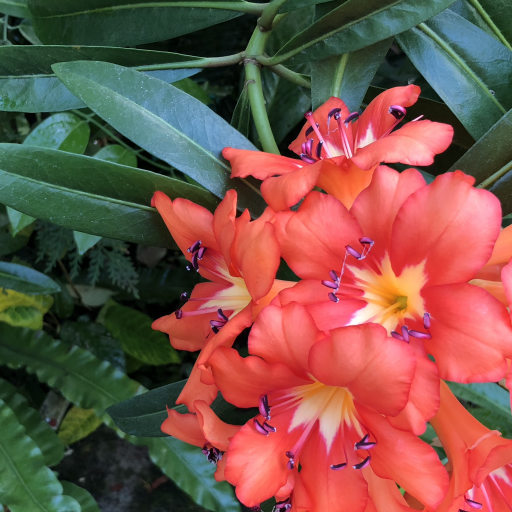
#> input picture assignment2/assignment2/assignment2_code/1.bmp, 512 x 512 px
$ python assignment2_3.py
#> lines starting #> are read from the running program, lines starting #| are printed output that depends on the picture
"""
This code uses RGB2YUV, DCT, quantization, zigzag, running length coding to compress the image (8x8 block size, JPEG compression).
Huffman coding is not included in this demo.
You can find a more comprehensive JPEG compression at: https://github.com/ghallak/jpeg-python

... are the positions you need to fill.
"""

import numpy as np
import os
from PIL import Image
import cv2

# Introduce to the usage of 'class':
# https://towardsdatascience.com/enhance-your-python-project-code-with-classes-5a19d0e9f841
class KJPEG:
    def __init__(self):
        # generate the dct matrix
        self.__dctA = np.zeros(shape=(8, 8))
        for i in range(8):
            c = 0
            if i == 0:
                c = np.sqrt(1 / 8)
            else:
                c = np.sqrt(2 / 8)
            for j in range(8):
                self.__dctA[i, j] = c * np.cos(np.pi * i * (2 * j + 1) / (2 * 8))

#####################################################################################################################
        # luminance quantization table, change it to control the compression ratio
        # (note: the low-frequency is more important for image content.)
        self.__lq = np.array([
            16, 11, 10, 16, 24, 40, 51, 61,
            12, 12, 14, 19, 26, 58, 60, 55,
            14, 13, 16, 24, 40, 57, 69, 56,
            14, 17, 22, 29, 51, 87, 80, 62,
            18, 22, 37, 56, 68, 109, 103, 77,
            24, 35, 55, 64, 81, 104, 113, 92,
            49, 64, 78, 87, 103, 121, 120, 101,
            72, 92, 95, 98, 112, 100, 103, 99,
        ])

        # self.__lq = np.array([
        #     32, 22, 20, 32, 48, 80, 102, 122,
        #     24, 24, 28, 38, 52, 116, 120, 110,
        #     28, 26, 32, 48, 80, 114, 138, 112,
        #     28, 34, 44, 58, 102, 174, 160, 124,
        #     36, 44, 74, 112, 136, 218, 206, 154,
        #     48, 70, 110, 128, 162, 208, 226, 184,
        #     98, 128, 156, 174, 206, 242, 240, 202,
        #     144, 184, 190, 196, 224, 200, 206, 198,
        # ])

        # chrom quantization table, change it to control the compression ratio
        # (note: the low-frequency is more important for image content.)
        self.__cq = np.array([
            17, 18, 24, 47, 99, 99, 99, 99,
            18, 21, 26, 66, 99, 99, 99, 99,
            24, 26, 56, 99, 99, 99, 99, 99,
            47, 66, 99, 99, 99, 99, 99, 99,
            99, 99, 99, 99, 99, 99, 99, 99,
            99, 99, 99, 99, 99, 99, 99, 99,
            99, 99, 99, 99, 99, 99, 99, 99,
            99, 99, 99, 99, 99, 99, 99, 99,
        ])

        # self.__cq = np.array([
        #     34, 36, 48, 94, 198, 198, 198, 198,
        #     36, 42, 52, 132, 198, 198, 198, 198,
        #     48, 52, 112, 198, 198, 198, 198, 198,
        #     94, 132, 198, 198, 198, 198, 198, 198,
        #     198, 198, 198, 198, 198, 198, 198, 198,
        #     198, 198, 198, 198, 198, 198, 198, 198,
        #     198, 198, 198, 198, 198, 198, 198, 198,
        #     198, 198, 198, 198, 198, 198, 198, 198,
        # ])
#####################################################################################################################

        self.__lt = 0  # tag, represent luminance
        self.__ct = 1  # tag, represent chrom

        # the pixel index used to construct a new zigzag-scanned array.
        # for convinent, indexs are pre-computed and given below.
        self.__zigzag_index = np.array([
            0, 1, 8, 16, 9, 2, 3, 10,
            17, 24, 32, 25, 18, 11, 4, 5,
            12, 19, 26, 33, 40, 48, 41, 34,
            27, 20, 13, 6, 7, 14, 21, 28,
            35, 42, 49, 56, 57, 50, 43, 36,
            29, 22, 15, 23, 30, 37, 44, 51,
            58, 59, 52, 45, 38, 31, 39, 46,
            53, 60, 61, 54, 47, 55, 62, 63
        ])

        self.__izigzag_index = np.array([
            0, 1, 5, 6, 14, 15, 27, 28,
            2, 4, 7, 13, 16, 26, 29, 42,
            3, 8, 12, 17, 25, 30, 41, 43,
            9, 11, 18, 24, 31, 40, 44, 53,
            10, 19, 23, 32, 39, 45, 52, 54,
            20, 22, 33, 38, 46, 41, 55, 60,
            21, 34, 37, 47, 50, 56, 59, 61,
            35, 36, 48, 49, 57, 58, 62, 63
        ])

    # RGB to YUV
    def __Rgb2Yuv(self, r, g, b):
        y = 0.299 * r + 0.587 * g + 0.114 * b
        u = -0.1687 * r - 0.3313 * g + 0.5 * b + 128
        v = 0.5 * r - 0.419 * g - 0.081 * b + 128
        return y, u, v

    # image padding, cannot be divided by 8.
    def __Fill(self, matrix):
        fh, fw = 0, 0
        if self.height % 8 != 0:
            fh = 8 - self.height % 8
        if self.width % 8 != 0:
            fw = 8 - self.width % 8
        matrix_padded = np.pad(matrix, ((0, fh), (0, fw)), 'constant', constant_values=(0, 0))
        return matrix_padded

    def __Encode(self, matrix, tag):
        """
        :param matrix:  Y or U or V
        :param tag: luminance (0) or chrom (1)
        :return:
        """
        matrix = self.__Fill(matrix)
        height, width = matrix.shape

        shape = (height // 8, width // 8, 8, 8)
        blocks = np.zeros(shape)

        # large image to small blocks
        for i in range(0, height, 8):
            for j in range(0, width, 8):
                try:
                    block_index += 1
                except NameError:
                    block_index = 0
                block = matrix[i:i+8, j:j+8]
                blocks[i//8, j//8, :, :] = block

        # strides = matrix.itemsize * np.array([width * 8, 8, width, 1])
        # blocks1 = np.lib.stride_tricks.as_strided(matrix, shape=shape, strides=strides)

        res = []  # store the results after DCT and quantization.
        for i in range(height // 8):
            for j in range(width // 8):
                res.append(self.__Quantize(self.__Dct(blocks[i, j]).reshape(64), tag))
        return res

    def __Dct(self, block):
        # DCT transform, not required
        block_DCT = np.dot(self.__dctA, block)
        block_DCT = np.dot(block_DCT, np.transpose(self.__dctA))
        return block_DCT

#####################################################################################################################
    # please implement quantization
    def __Quantize(self, block, tag):
        if tag == self.__lt:  # for luminance
            # block_quantize = np.round(...) # quantize the block using pre-defined self.__lq, block_quantize has the same shape as block.
            block_quantize = np.round(block / self.__lq).reshape(8, 8)
        elif tag == self.__ct:  # for chrom
            # block_quantize = np.round(...)  # quantize the block using pre-defined self.__cq, block_quantize has the same shape as block.
            block_quantize = np.round(block / self.__cq).reshape(8, 8)
        return block_quantize
#####################################################################################################################

#####################################################################################################################
    def __ZigZag(self, blocks):
        # the motivation of zigzag is to rearrange the pixel positions for better compression (running length coding)
        num_blocks = len(blocks)
        blocks_zigzag = []
        for i in range(num_blocks):
            block = blocks[i]   # block is a reshaped array: 8x8 --> 64
            # block_zigzag = ...  # please scan with zigzag order using pre-defined self.__zigzag_index. block_zigzag has the same shape as block.
            block_zigzag = np.array([block.ravel()[self.__zigzag_index].reshape(8, 8)])
            blocks_zigzag.append(block_zigzag)
        blocks_zigzag = np.array(blocks_zigzag).flatten()
        return blocks_zigzag.tolist()
#####################################################################################################################

    def __Rle(self, blist):
        # Not required, running length coding.
        # Generally, it tells us how many consecutive zeros before a none-zero value; (number of zeros, value)
        rlist = []
        cnt = 0
        for i in range(len(blist)):
            if blist[i] != 0:
                rlist.append(cnt)
                rlist.append(int(blist[i]))
                cnt = 0
            elif cnt == 15:  # 15 is a pre-defined value in jpeg compression, consecutive zeros > 15 is not allowed
                rlist.append(cnt)
                rlist.append(int(blist[i]))
                cnt = 0
            else:
                cnt += 1
        if cnt != 0:
            rlist.append(cnt - 1)
            rlist.append(0)
        return rlist

    def Compress(self, filename):
#> called with filename = './1.bmp'
        image = cv2.imread(filename)[:, :, ::-1]  # image read, and BRG ro RGB
        self.width, self.height, self.channel = image.shape
#> self.width = 512; self.height = 512; self.channel = 3
        r = image[:, :, 0]
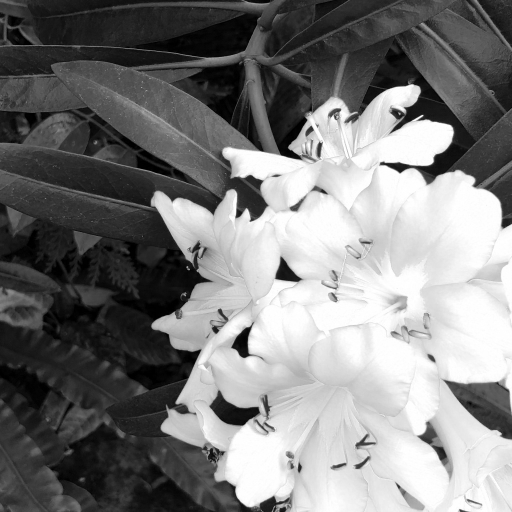
#> r: shape (512, 512); min 0, max 255, mean 125
        g = image[:, :, 1]
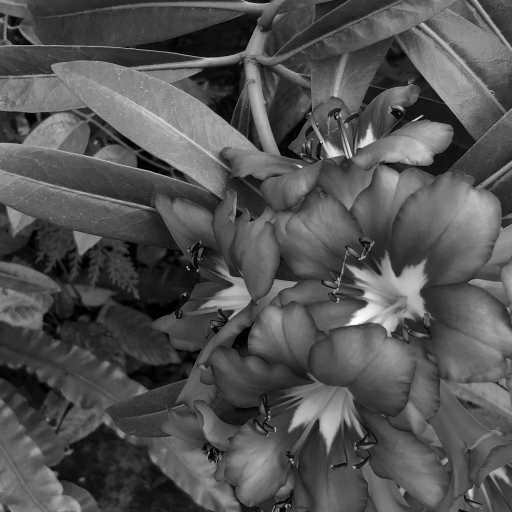
#> g: shape (512, 512); min 0, max 254, mean 83.1
        b = image[:, :, 2]
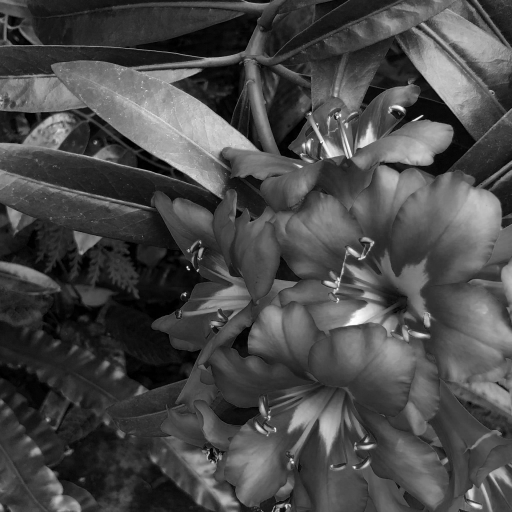
#> b: shape (512, 512); min 0, max 255, mean 73.2
        # RGB to YUV
        y, u, v = self.__Rgb2Yuv(r, g, b)
#> in __Rgb2Yuv, `y = 0.299 * r + 0.587 * g + 0.114 * b`:
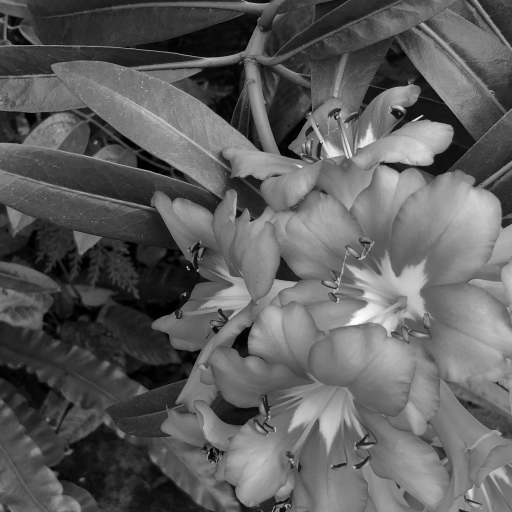
#> y: shape (512, 512) float64; min 0, max 254, mean 94.5
#> in __Rgb2Yuv, `u = -0.1687 * r - 0.3313 * g + 0.5 * b + 128`:
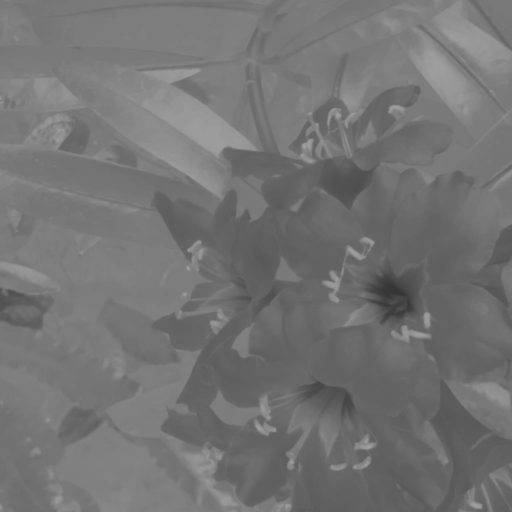
#> u: shape (512, 512) float64; min 51.96, max 161.3, mean 116
#> in __Rgb2Yuv, `v = 0.5 * r - 0.419 * g - 0.081 * b + 128`:
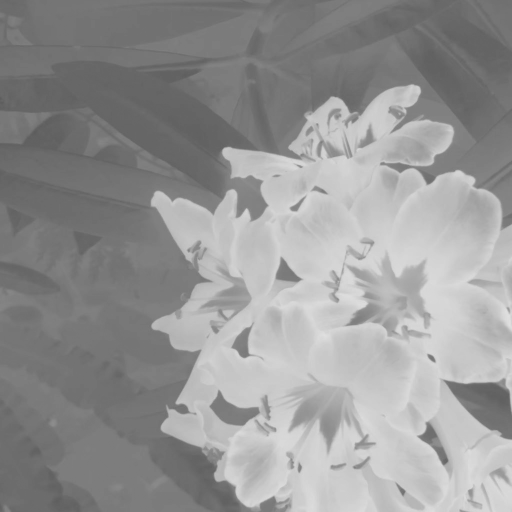
#> v: shape (512, 512) float64; min 93.53, max 224.7, mean 149.8
        # block + DCT + quantization
        y_blocks = self.__Encode(y, self.__lt)
#> after the loop in __Encode, `for i in range(height // 8):`: res = 4096 items
#> y_blocks = 4096 items
        u_blocks = self.__Encode(u, self.__ct)
#> u_blocks = 4096 items
        v_blocks = self.__Encode(v, self.__ct)
#> v_blocks = 4096 items
        # zigzag + running length coding
        y_code = self.__Rle(self.__ZigZag(y_blocks))
#> in __ZigZag, `num_blocks = len(blocks)`: num_blocks = 4096
#> after the loop in __ZigZag, `for i in range(num_blocks):`: blocks_zigzag = 4096 items
#> in __Rle, `rlist = []`: rlist = []
#> the loop in __Rle, `for i in range(len(blist)):` made 262144 passes
#> cnt on passes 1 to 12: 0, 0, 0, 0, 1, 2, 3, 0, 0, 0, 0, 0
#> after the loop in __Rle, `for i in range(len(blist)):`: rlist = 91610 items
#> y_code = 91612 items
        u_code = self.__Rle(self.__ZigZag(u_blocks))
#> the loop in __Rle (call 2), `for i in range(len(blist)):` made 262144 passes
#> cnt on passes 1 to 12: 0, 1, 2, 3, 4, 5, 6, 7, 8, 9, 10, 11
#> u_code = 42824 items
        v_code = self.__Rle(self.__ZigZag(v_blocks))
#> v_code = 45770 items

        # Huffman coding can be further adopted in jpeg compression, but not implemented here.
        # you can find a JPEG compression containing Huffman coding with this link:
        # https://github.com/ghallak/jpeg-python

        # write the compressed code into a file bit by bit, not required
        tfile = os.path.splitext(filename)[0] + ".gpj"
        if os.path.exists(tfile):
            os.remove(tfile)
        with open(tfile, 'wb') as o:
            o.write(self.height.to_bytes(2, byteorder='big'))
            o.flush()
            o.write(self.width.to_bytes(2, byteorder='big'))
            o.flush()
            o.write((len(y_code)).to_bytes(4, byteorder='big'))
            o.flush()
            o.write((len(u_code)).to_bytes(4, byteorder='big'))
            o.flush()
            o.write((len(v_code)).to_bytes(4, byteorder='big'))
            o.flush()
        self.__Write2File(tfile, y_code, u_code, v_code)

    # write the compressed code into a file, not required
    def __Write2File(self, filename, y_code, u_code, v_code):
#> called with filename = './1.gpj'
        with open(filename, "ab+") as o:
            buff = 0
            bcnt = 0
            data = y_code + u_code + v_code
#> data = 180206 items
            for i in range(len(data)):
                if i % 2 == 0:
                    td = data[i]
                    for ti in range(4):
                        buff = (buff << 1) | ((td & 0x08) >> 3)
                        td <<= 1
                        bcnt += 1
                        if bcnt == 8:
                            o.write(buff.to_bytes(1, byteorder='big'))
                            o.flush()
                            buff = 0
                            bcnt = 0
                else:
                    td = data[i]
                    vtl, vts = self.__VLI(td)
                    for ti in range(4):
                        buff = (buff << 1) | ((vtl & 0x08) >> 3)
                        vtl <<= 1
                        bcnt += 1
                        if bcnt == 8:
                            o.write(buff.to_bytes(1, byteorder='big'))
                            o.flush()
                            buff = 0
                            bcnt = 0
                    for ts in vts:
                        buff <<= 1
                        if ts == '1':
                            buff |= 1
                        bcnt += 1
                        if bcnt == 8:
                            o.write(buff.to_bytes(1, byteorder='big'))
                            o.flush()
                            buff = 0
                            bcnt = 0
#> this loop made 180206 passes
#> (ts in __VLI, tl in __VLI, tn in __VLI, vts) on passes 4, 10, 14, 16, 20, 34, 38, 40, 44, 48, 54: ('0', 1, 65534, '0'), ('0', 1, 65534, '0'), ('0', 1, 65534, '0'), ('0', 1, 65534, '0'), ('0', 1, 65534, '0'), ('010', 3, 65530, '010'), ('0', 1, 65534, '0'), ('0', 1, 65534, '0'), ('011', 3, 65531, '011'), ('0', 1, 65534, '0'), ('0', 1, 65534, '0')
#> (ts in __VLI, tl in __VLI, vts) on passes 2, 6, 8, 12, 18, 22: ('110010', 6, '110010'), ('1100', 4, '1100'), ('100', 3, '100'), ('10', 2, '10'), ('10', 2, '10'), ('0', 0, '0')
#> after the loop, bcnt = 0; buff = 0
            if bcnt != 0:
                buff <<= (8 - bcnt)
                o.write(buff.to_bytes(1, byteorder='big'))
                o.flush()
                buff = 0
                bcnt = 0

    # [37 lines left out: functions __IDct, __IQuantize, __IFill, __Decode, not called in this run]

    def __ReadFile(self, filename):
        # read from compressed files
        with open(filename, "rb") as o:
            tb = o.read(2)
            self.height = int.from_bytes(tb, byteorder='big')
            tb = o.read(2)
            self.width = int.from_bytes(tb, byteorder='big')
            tb = o.read(4)
            ylen = int.from_bytes(tb, byteorder='big')
            tb = o.read(4)
            ulen = int.from_bytes(tb, byteorder='big')
            tb = o.read(4)
            vlen = int.from_bytes(tb, byteorder='big')
            buff = 0
            bcnt = 0
            rlist = []
            itag = 0
            icnt = 0
            vtl, tb, tvtl = None, None, None
            while len(rlist) < ylen + ulen + vlen:
                if bcnt == 0:
                    tb = o.read(1)
                    if not tb:
                        break
                    tb = int.from_bytes(tb, byteorder='big')
                    bcnt = 8
                if itag == 0:
                    buff = (buff << 1) | ((tb & 0x80) >> 7)
                    tb <<= 1
                    bcnt -= 1
                    icnt += 1
                    if icnt == 4:
                        rlist.append(buff & 0x0F)
                    elif icnt == 8:
                        vtl = buff & 0x0F
                        tvtl = vtl
                        itag = 1
                        buff = 0
                else:
                    buff = (buff << 1) | ((tb & 0x80) >> 7)
                    tb <<= 1
                    bcnt -= 1
                    tvtl -= 1
                    if tvtl == 0 or tvtl == -1:
                        rlist.append(self.__IVLI(vtl, bin(buff)[2:].rjust(vtl, '0')))
                        itag = 0
                        icnt = 0
        y_dcode = rlist[:ylen]
        u_dcode = rlist[ylen:ylen+ulen]
        v_dcode = rlist[ylen+ulen:ylen+ulen+vlen]
        return y_dcode, u_dcode, v_dcode

    # [18 lines left out: functions __IZigZag, __IRle, not called in this run]

    # the inverse process of image compression is not required.
    def Decompress(self, filename):
        y_dcode, u_dcode, v_dcode = self.__ReadFile(filename)
        y_blocks = self.__IZigZag(self.__IRle(y_dcode))
        u_blocks = self.__IZigZag(self.__IRle(u_dcode))
        v_blocks = self.__IZigZag(self.__IRle(v_dcode))
        y = self.__Decode(y_blocks, self.__lt)
        u = self.__Decode(u_blocks, self.__ct)
        v = self.__Decode(v_blocks, self.__ct)
        r = (y + 1.402 * (v - 128))
        g = (y - 0.34414 * (u - 128) - 0.71414 * (v - 128))
        b = (y + 1.772 * (u - 128))
        r = Image.fromarray(r).convert('L')
        g = Image.fromarray(g).convert('L')
        b = Image.fromarray(b).convert('L')
        image = Image.merge("RGB", (r, g, b))
        image.save("./result.bmp", "bmp")
        image.show()

    def __VLI(self, n):
        ts, tl = 0, 0
        if n > 0:
            ts = bin(n)[2:]
            tl = len(ts)
        elif n < 0:
            tn = (-n) ^ 0xFFFF
            tl = len(bin(-n)[2:])
            ts = bin(tn)[-tl:]
        else:
            tl = 0
            ts = '0'
        return (tl, ts)

    # [10 lines left out: function __IVLI, not called in this run]

if __name__ == '__main__':
    # instantiated
    kjpeg = KJPEG()
    # compress the image to '1.gpj'
    kjpeg.Compress("./1.bmp")
    # decompress from the compressed file, line 402 shows the recovered image.
    # decompression process is not required.
    kjpeg.Decompress("./1.gpj")
